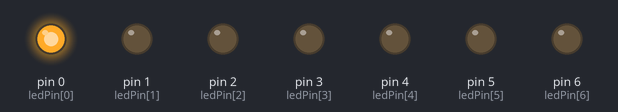
Bench run of a sketch on a simulated Arduino Uno, built with avr-gcc and run on an emulated ATmega328P. On the bench: output pins drawn as LEDs (lit = HIGH).

Above: at 0.15 s.
At 1.05 s:
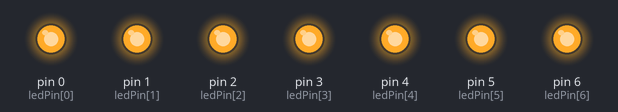
At 1.95 s:
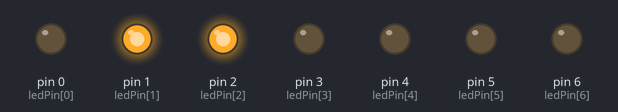
At 3.75 s:
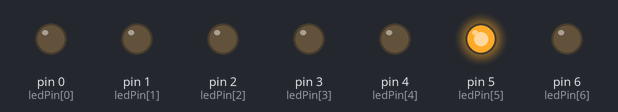
At 5.55 s:
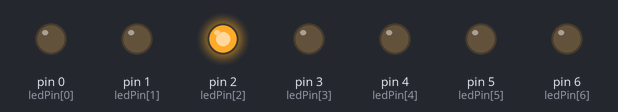
At 7.35 s:
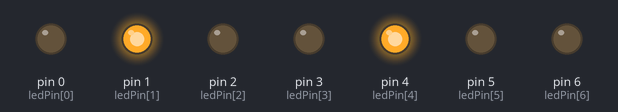
Timing chart, 0 to 7.8 s (numbered marks = the images above):
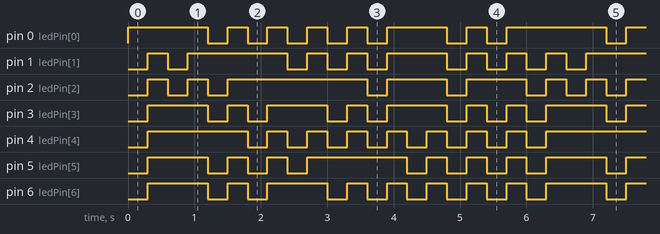

The sketch:

bai10.ino
```cpp
int ledPin[7]={0,1,2,3,4,5,6};
int so_0[7]={HIGH,LOW,LOW,LOW,LOW,LOW,LOW};
int so_1[7]={HIGH,LOW,LOW,HIGH,HIGH,HIGH,HIGH};
int so_2[7]={LOW,HIGH,LOW,LOW,HIGH,LOW,LOW};
int so_3[7]={0,1,1,0,0,0,0};
int so_4[7]={0,0,1,1,0,0,1};
int so_5[7]={0,0,1,0,0,1,0};
int so_6[7]={0,0,0,0,0,1,0};
int so_7[7]={1,1,1,1,0,0,0};
int so_8[7]={0,0,0,0,0,0,0};
int so_9[7]={0,0,1,0,0,0,0};
void setup() {
for(int i=0;i<7;i++)
pinMode(ledPin[i], OUTPUT);}
void loop() {
for(int i=0;i<7;i++){
digitalWrite(ledPin[i], so_0[i]);}
delay(300);
for(int i=0;i<7;i++){
digitalWrite(ledPin[i], HIGH);}
delay(300);
for(int i=0;i<7;i++){
digitalWrite(ledPin[i], so_1[i]);}
delay(300);
for(int i=0;i<7;i++){
digitalWrite(ledPin[i], HIGH);}
delay(300);
for(int i=0;i<7;i++){
digitalWrite(ledPin[i], so_2[i]);}
delay(300);
for(int i=0;i<7;i++){
digitalWrite(ledPin[i], HIGH);}
delay(300);
for(int i=0;i<7;i++){
digitalWrite(ledPin[i], so_3[i]);}
delay(300);
for(int i=0;i<7;i++){
digitalWrite(ledPin[i], HIGH);}
delay(300);
for(int i=0;i<7;i++){
digitalWrite(ledPin[i], so_4[i]);}
delay(300);
for(int i=0;i<7;i++){
digitalWrite(ledPin[i], HIGH);}
delay(300);
for(int i=0;i<7;i++){
digitalWrite(ledPin[i], so_5[i]);}
delay(300);
for(int i=0;i<7;i++){
digitalWrite(ledPin[i], HIGH);}
delay(300);
for(int i=0;i<7;i++){
digitalWrite(ledPin[i], so_6[i]);}
delay(300);
for(int i=0;i<7;i++){
digitalWrite(ledPin[i], HIGH);}
delay(300);
for(int i=0;i<7;i++){
digitalWrite(ledPin[i], so_7[i]);}
delay(300);
for(int i=0;i<7;i++){
digitalWrite(ledPin[i], HIGH);}
delay(300);
for(int i=0;i<7;i++){
digitalWrite(ledPin[i], so_8[i]);}
delay(300);
for(int i=0;i<7;i++){
digitalWrite(ledPin[i], HIGH);}
delay(300);
for(int i=0;i<7;i++){
digitalWrite(ledPin[i], so_9[i]);}
delay(300);
for(int i=0;i<7;i++){
digitalWrite(ledPin[i], HIGH);}
delay(300);
}
```

Measured:
- by itself, pin 4 (ledPin[4]): repeats every 6.0 s: 7 × (LOW 0.30 s, HIGH 0.30 s), LOW 0.30 s, HIGH 1.5 s
- by itself, pin 0 (ledPin[0]): repeats every 6.0 s: 4 × (LOW 0.30 s, HIGH 0.30 s), LOW 0.30 s, HIGH 0.90 s, LOW 0.30 s, HIGH 0.30 s, LOW 0.30 s, HIGH 1.5 s
- by itself, pin 2 (ledPin[2]): repeats every 6.0 s: LOW 0.30 s, HIGH 0.30 s, LOW 0.30 s, HIGH 2.1 s, 2 × (LOW 0.30 s, HIGH 0.90 s), LOW 0.30 s, HIGH 0.30 s
